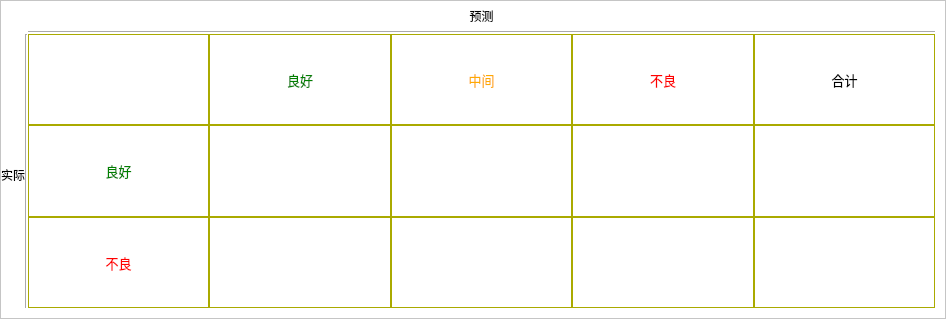
<?xml version="1.0" encoding="UTF-8"?>
<ui version="4.0">
 <class>dataMatrixGroup</class>
 <widget class="QWidget" name="dataMatrixGroup">
  <property name="geometry">
   <rect>
    <x>0</x>
    <y>0</y>
    <width>946</width>
    <height>319</height>
   </rect>
  </property>
  <property name="minimumSize">
   <size>
    <width>0</width>
    <height>150</height>
   </size>
  </property>
  <property name="windowTitle">
   <string>dataMatrixGroup</string>
  </property>
  <property name="styleSheet">
   <string notr="true">background-color: rgb(255, 255, 255);</string>
  </property>
  <layout class="QGridLayout" name="gridLayout_2">
   <property name="leftMargin">
    <number>0</number>
   </property>
   <property name="topMargin">
    <number>0</number>
   </property>
   <property name="rightMargin">
    <number>0</number>
   </property>
   <property name="bottomMargin">
    <number>0</number>
   </property>
   <property name="spacing">
    <number>0</number>
   </property>
   <item row="0" column="0">
    <widget class="QFrame" name="frame">
     <property name="frameShape">
      <enum>QFrame::StyledPanel</enum>
     </property>
     <property name="frameShadow">
      <enum>QFrame::Raised</enum>
     </property>
     <layout class="QGridLayout" name="gridLayout_3">
      <property name="leftMargin">
       <number>0</number>
      </property>
      <property name="topMargin">
       <number>0</number>
      </property>
      <property name="rightMargin">
       <number>10</number>
      </property>
      <property name="bottomMargin">
       <number>10</number>
      </property>
      <property name="spacing">
       <number>0</number>
      </property>
      <item row="0" column="0">
       <layout class="QHBoxLayout" name="horizontalLayout_4">
        <property name="spacing">
         <number>0</number>
        </property>
        <item>
         <layout class="QVBoxLayout" name="verticalLayout_2">
          <property name="spacing">
           <number>0</number>
          </property>
          <item>
           <spacer name="verticalSpacer">
            <property name="orientation">
             <enum>Qt::Vertical</enum>
            </property>
            <property name="sizeType">
             <enum>QSizePolicy::Preferred</enum>
            </property>
            <property name="sizeHint" stdset="0">
             <size>
              <width>20</width>
              <height>40</height>
             </size>
            </property>
           </spacer>
          </item>
          <item>
           <widget class="QLabel" name="label_13">
            <property name="sizePolicy">
             <sizepolicy hsizetype="Fixed" vsizetype="Preferred">
              <horstretch>0</horstretch>
              <verstretch>0</verstretch>
             </sizepolicy>
            </property>
            <property name="font">
             <font>
              <family>黑体</family>
              <pointsize>9</pointsize>
              <weight>50</weight>
              <bold>false</bold>
             </font>
            </property>
            <property name="styleSheet">
             <string notr="true"/>
            </property>
            <property name="text">
             <string>实际</string>
            </property>
           </widget>
          </item>
         </layout>
        </item>
        <item>
         <layout class="QGridLayout" name="gridLayout">
          <property name="spacing">
           <number>0</number>
          </property>
          <item row="1" column="2">
           <widget class="Line" name="line">
            <property name="orientation">
             <enum>Qt::Horizontal</enum>
            </property>
           </widget>
          </item>
          <item row="0" column="2">
           <widget class="QLabel" name="label_43">
            <property name="maximumSize">
             <size>
              <width>16777215</width>
              <height>30</height>
             </size>
            </property>
            <property name="font">
             <font>
              <family>黑体</family>
              <pointsize>9</pointsize>
              <weight>50</weight>
              <bold>false</bold>
             </font>
            </property>
            <property name="styleSheet">
             <string notr="true"/>
            </property>
            <property name="text">
             <string>预测</string>
            </property>
            <property name="alignment">
             <set>Qt::AlignCenter</set>
            </property>
           </widget>
          </item>
          <item row="2" column="2">
           <layout class="QVBoxLayout" name="verticalLayout">
            <property name="spacing">
             <number>0</number>
            </property>
            <item>
             <layout class="QHBoxLayout" name="horizontalLayout">
              <property name="spacing">
               <number>0</number>
              </property>
              <item>
               <widget class="QLabel" name="label_27">
                <property name="styleSheet">
                 <string notr="true">QLabel{
border:1px solid rgb(170, 170, 0);
}</string>
                </property>
                <property name="text">
                 <string/>
                </property>
               </widget>
              </item>
              <item>
               <widget class="QLabel" name="label">
                <property name="font">
                 <font>
                  <family>黑体</family>
                  <pointsize>10</pointsize>
                 </font>
                </property>
                <property name="styleSheet">
                 <string notr="true">color: green;
border:1px solid rgb(170, 170, 0);
</string>
                </property>
                <property name="text">
                 <string>良好</string>
                </property>
                <property name="alignment">
                 <set>Qt::AlignCenter</set>
                </property>
               </widget>
              </item>
              <item>
               <widget class="QLabel" name="label_2">
                <property name="font">
                 <font>
                  <family>黑体</family>
                  <pointsize>10</pointsize>
                 </font>
                </property>
                <property name="styleSheet">
                 <string notr="true">color: rgb(255, 170, 0);
border:1px solid rgb(170, 170, 0);</string>
                </property>
                <property name="text">
                 <string>中间</string>
                </property>
                <property name="alignment">
                 <set>Qt::AlignCenter</set>
                </property>
               </widget>
              </item>
              <item>
               <widget class="QLabel" name="label_3">
                <property name="font">
                 <font>
                  <family>黑体</family>
                  <pointsize>10</pointsize>
                 </font>
                </property>
                <property name="styleSheet">
                 <string notr="true">color: rgb(255, 0, 0);
border:1px solid rgb(170, 170, 0);</string>
                </property>
                <property name="text">
                 <string>不良</string>
                </property>
                <property name="alignment">
                 <set>Qt::AlignCenter</set>
                </property>
               </widget>
              </item>
              <item>
               <widget class="QLabel" name="label_4">
                <property name="font">
                 <font>
                  <family>黑体</family>
                  <pointsize>10</pointsize>
                 </font>
                </property>
                <property name="styleSheet">
                 <string notr="true">border:1px solid rgb(170, 170, 0);</string>
                </property>
                <property name="text">
                 <string>合计</string>
                </property>
                <property name="alignment">
                 <set>Qt::AlignCenter</set>
                </property>
               </widget>
              </item>
             </layout>
            </item>
            <item>
             <layout class="QHBoxLayout" name="horizontalLayout_2">
              <property name="spacing">
               <number>0</number>
              </property>
              <item>
               <widget class="QLabel" name="label_25">
                <property name="font">
                 <font>
                  <family>黑体</family>
                  <pointsize>10</pointsize>
                 </font>
                </property>
                <property name="styleSheet">
                 <string notr="true">color: green;
border:1px solid rgb(170, 170, 0);</string>
                </property>
                <property name="text">
                 <string>良好</string>
                </property>
                <property name="alignment">
                 <set>Qt::AlignCenter</set>
                </property>
               </widget>
              </item>
              <item>
               <widget class="QLabel" name="label_item1">
                <property name="styleSheet">
                 <string notr="true">border:1px solid rgb(170, 170, 0);</string>
                </property>
                <property name="text">
                 <string/>
                </property>
                <property name="alignment">
                 <set>Qt::AlignCenter</set>
                </property>
               </widget>
              </item>
              <item>
               <widget class="QLabel" name="label_item3">
                <property name="styleSheet">
                 <string notr="true">border:1px solid rgb(170, 170, 0);</string>
                </property>
                <property name="text">
                 <string/>
                </property>
                <property name="alignment">
                 <set>Qt::AlignCenter</set>
                </property>
               </widget>
              </item>
              <item>
               <widget class="QLabel" name="label_item5">
                <property name="styleSheet">
                 <string notr="true">border:1px solid rgb(170, 170, 0);</string>
                </property>
                <property name="text">
                 <string/>
                </property>
                <property name="alignment">
                 <set>Qt::AlignCenter</set>
                </property>
               </widget>
              </item>
              <item>
               <widget class="QLabel" name="label_item7">
                <property name="styleSheet">
                 <string notr="true">border:1px solid rgb(170, 170, 0);</string>
                </property>
                <property name="text">
                 <string/>
                </property>
                <property name="alignment">
                 <set>Qt::AlignCenter</set>
                </property>
               </widget>
              </item>
             </layout>
            </item>
            <item>
             <layout class="QHBoxLayout" name="horizontalLayout_3">
              <property name="spacing">
               <number>0</number>
              </property>
              <item>
               <widget class="QLabel" name="label_26">
                <property name="font">
                 <font>
                  <family>黑体</family>
                  <pointsize>10</pointsize>
                 </font>
                </property>
                <property name="styleSheet">
                 <string notr="true">color: rgb(255, 0, 0);
border:1px solid rgb(170, 170, 0);</string>
                </property>
                <property name="text">
                 <string>不良</string>
                </property>
                <property name="alignment">
                 <set>Qt::AlignCenter</set>
                </property>
               </widget>
              </item>
              <item>
               <widget class="QLabel" name="label_item2">
                <property name="styleSheet">
                 <string notr="true">border:1px solid rgb(170, 170, 0);</string>
                </property>
                <property name="text">
                 <string/>
                </property>
                <property name="alignment">
                 <set>Qt::AlignCenter</set>
                </property>
               </widget>
              </item>
              <item>
               <widget class="QLabel" name="label_item4">
                <property name="styleSheet">
                 <string notr="true">border:1px solid rgb(170, 170, 0);</string>
                </property>
                <property name="text">
                 <string/>
                </property>
                <property name="alignment">
                 <set>Qt::AlignCenter</set>
                </property>
               </widget>
              </item>
              <item>
               <widget class="QLabel" name="label_item6">
                <property name="styleSheet">
                 <string notr="true">border:1px solid rgb(170, 170, 0);</string>
                </property>
                <property name="text">
                 <string/>
                </property>
                <property name="alignment">
                 <set>Qt::AlignCenter</set>
                </property>
               </widget>
              </item>
              <item>
               <widget class="QLabel" name="label_item8">
                <property name="styleSheet">
                 <string notr="true">border:1px solid rgb(170, 170, 0);</string>
                </property>
                <property name="text">
                 <string/>
                </property>
                <property name="alignment">
                 <set>Qt::AlignCenter</set>
                </property>
               </widget>
              </item>
             </layout>
            </item>
           </layout>
          </item>
          <item row="2" column="0">
           <widget class="Line" name="line_3">
            <property name="orientation">
             <enum>Qt::Vertical</enum>
            </property>
           </widget>
          </item>
         </layout>
        </item>
       </layout>
      </item>
     </layout>
    </widget>
   </item>
  </layout>
 </widget>
 <layoutdefault spacing="6" margin="11"/>
 <resources/>
 <connections/>
</ui>
